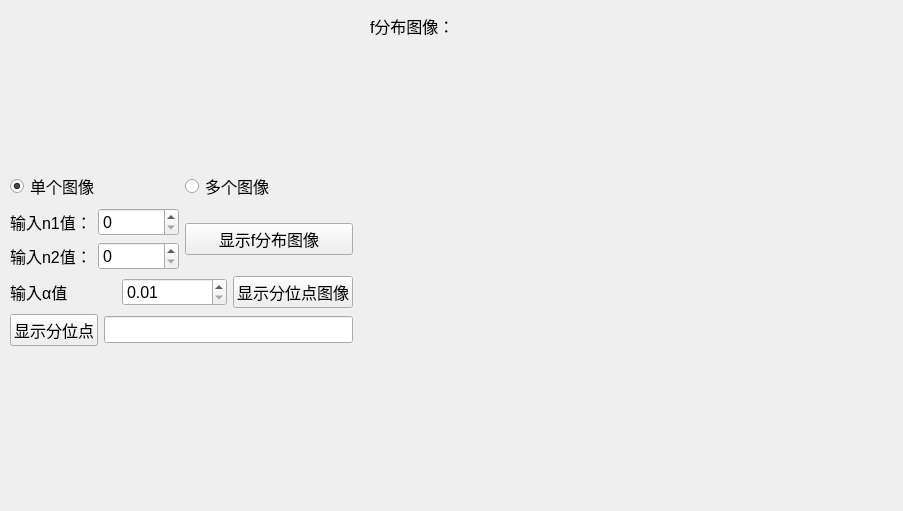
<?xml version="1.0" encoding="UTF-8"?>
<ui version="4.0">
 <class>Sd_f_Form</class>
 <widget class="QWidget" name="Sd_f_Form">
  <property name="geometry">
   <rect>
    <x>0</x>
    <y>0</y>
    <width>903</width>
    <height>511</height>
   </rect>
  </property>
  <property name="font">
   <font>
    <pointsize>12</pointsize>
   </font>
  </property>
  <property name="windowTitle">
   <string>f分布</string>
  </property>
  <widget class="QLabel" name="label_4">
   <property name="geometry">
    <rect>
     <x>370</x>
     <y>10</y>
     <width>241</width>
     <height>31</height>
    </rect>
   </property>
   <property name="text">
    <string>f分布图像：</string>
   </property>
   <property name="textFormat">
    <enum>Qt::AutoText</enum>
   </property>
  </widget>
  <widget class="Plot" name="widget" native="true">
   <property name="geometry">
    <rect>
     <x>360</x>
     <y>50</y>
     <width>511</width>
     <height>431</height>
    </rect>
   </property>
  </widget>
  <widget class="QWidget" name="">
   <property name="geometry">
    <rect>
     <x>10</x>
     <y>170</y>
     <width>343</width>
     <height>178</height>
    </rect>
   </property>
   <layout class="QVBoxLayout" name="verticalLayout">
    <item>
     <layout class="QHBoxLayout" name="horizontalLayout_3">
      <item>
       <widget class="QRadioButton" name="radioButton_one">
        <property name="text">
         <string>单个图像</string>
        </property>
        <property name="checked">
         <bool>true</bool>
        </property>
       </widget>
      </item>
      <item>
       <widget class="QRadioButton" name="radioButton_few">
        <property name="text">
         <string>多个图像</string>
        </property>
       </widget>
      </item>
     </layout>
    </item>
    <item>
     <layout class="QGridLayout" name="gridLayout_3">
      <item row="0" column="0">
       <layout class="QGridLayout" name="gridLayout_2">
        <item row="0" column="0">
         <layout class="QGridLayout" name="gridLayout">
          <item row="0" column="1">
           <widget class="QDoubleSpinBox" name="doubleSpinBox_f_n">
            <property name="decimals">
             <number>0</number>
            </property>
           </widget>
          </item>
          <item row="1" column="0">
           <widget class="QLabel" name="label">
            <property name="text">
             <string>输入n2值：</string>
            </property>
           </widget>
          </item>
          <item row="1" column="1">
           <widget class="QDoubleSpinBox" name="doubleSpinBox_f_m">
            <property name="decimals">
             <number>0</number>
            </property>
           </widget>
          </item>
          <item row="0" column="0">
           <widget class="QLabel" name="label_2">
            <property name="text">
             <string>输入n1值：</string>
            </property>
           </widget>
          </item>
         </layout>
        </item>
        <item row="0" column="1">
         <widget class="QPushButton" name="pushButton">
          <property name="text">
           <string>显示f分布图像</string>
          </property>
         </widget>
        </item>
       </layout>
      </item>
      <item row="1" column="0">
       <layout class="QHBoxLayout" name="horizontalLayout">
        <item>
         <widget class="QLabel" name="label_3">
          <property name="text">
           <string>输入α值</string>
          </property>
         </widget>
        </item>
        <item>
         <widget class="QDoubleSpinBox" name="doubleSpinBox_f_arfa">
          <property name="minimum">
           <double>0.010000000000000</double>
          </property>
          <property name="maximum">
           <double>0.990000000000000</double>
          </property>
          <property name="singleStep">
           <double>0.010000000000000</double>
          </property>
         </widget>
        </item>
        <item>
         <widget class="QPushButton" name="pushButton_f_quantile_plot">
          <property name="text">
           <string>显示分位点图像</string>
          </property>
         </widget>
        </item>
       </layout>
      </item>
      <item row="2" column="0">
       <layout class="QHBoxLayout" name="horizontalLayout_2">
        <item>
         <widget class="QPushButton" name="pushButton_f_quantile">
          <property name="text">
           <string>显示分位点</string>
          </property>
         </widget>
        </item>
        <item>
         <widget class="QLineEdit" name="lineEdit_f_quantile">
          <property name="readOnly">
           <bool>true</bool>
          </property>
         </widget>
        </item>
       </layout>
      </item>
     </layout>
    </item>
   </layout>
  </widget>
 </widget>
 <customwidgets>
  <customwidget>
   <class>Plot</class>
   <extends>QWidget</extends>
   <header>Plot.h</header>
   <container>1</container>
  </customwidget>
 </customwidgets>
 <resources/>
 <connections/>
</ui>
